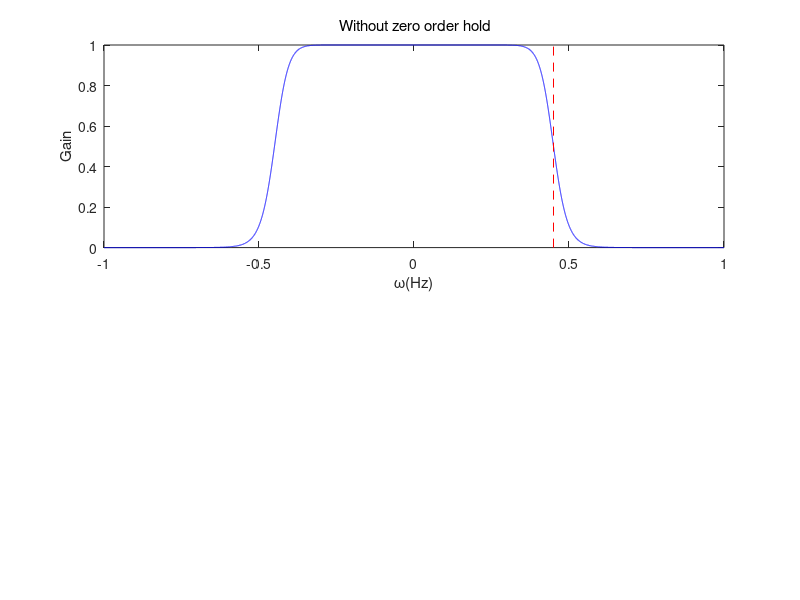

Here is the MATLAB script that generated this plot: (Note: this script raises an error after producing the figure.)
f =  -1:0.0001:1;
fc = 0.45;
Ts = 1;
fs = 1/Ts;
N = 20;

Hb = 1./(1+(f./fc).^N);


P = sinc(f./fs);

subplot(2,1,1)
plot(f, Hb, 'b', [fc,fc],[0,1],'r--')
title('\rm Without zero order hold')
xlabel('\omega(Hz)')
ylabel('Gain')
fontsize(scale = 1.9)
grid on

subplot(2,1,2)
plot(f, Hb.*P, 'b', [fc,fc],[0,1],'r--')
title('\rm With zero order hold')
xlabel('\omega(Hz)')
ylabel('Gain')
grid on
